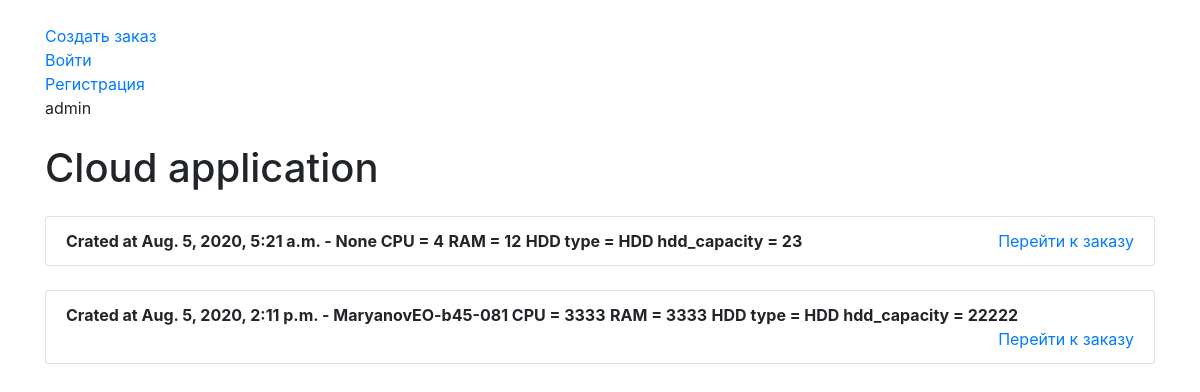
/ (signed in), run on the app's committed database.
### core/models.py (models this page shows, shortened)
class User(AbstractUser):
        balance = models.IntegerField(null=False, default=1000)

class VirtualMachine(models.Model):
    create_date = models.DateTimeField(auto_now=True)
    cpu = models.IntegerField(null=False, verbose_name='Количество ядер центрального процессора')
    ram = models.IntegerField(null=False, verbose_name='Оперативная память')
    sata = 'sata'
    ssd = 'ssd'
    sas = 'sas'
    hdd_type_choices = [
        (sata, 'sata'),
        (ssd, 'ssd'),
        (sas, 'sas'),
    ]
    hdd_type = models.CharField(max_length=15, choices=hdd_type_choices, verbose_name='Тип жёсткого диска')
    hdd_capacity = models.IntegerField(null=False, verbose_name='Объём памяти жёсткого диска')
    current_user = models.ForeignKey(User, on_delete=models.PROTECT, null=True)
    class Meta:
        verbose_name='Виртуальную машину'
        verbose_name_plural='Виртуальные машины'

### core/views.py (the view)
# urls.py: path('', views.HomeListView.as_view(), name='home'),
class HomeListView(ListView):
    model = VirtualMachine
    template_name = 'base.html'
    context_object_name = 'virtual_machines_list'
    form = VirtualMachineForm()

### core/templates/base.html (shortened to what this page needs)
<!doctype html>
<html lang="en">
  <head>
    <link rel="stylesheet" href="https://stackpath.bootstrapcdn.com/bootstrap/4.5.0/css/bootstrap.min.css">
  </head>
  <body>
    <div class="container mt-4">
      <div class="nav-item">
         <a href="{% url 'vm_new' %}">Создать заказ</a>
      </div>
      <div class="nav-item">
         <a href="{% url 'login' %}">Войти</a>
      </div>
      <div class="nav-item">
         <a href="{% url 'register' %}">Регистрация</a>
      </div>
      {{ request.user }}
    <h1 class="mt-4">Cloud application</h1>
    {% for virtual_machine in virtual_machines_list %}
    <ul class="list-group mt-4">
      <li class="list-group-item">
        <b>Crated at {{ virtual_machine.create_date }} - {{virtual_machine.current_user}}  </b>
        <b>CPU = {{ virtual_machine.cpu }}</b>
        <b>RAM = {{ virtual_machine.ram }}</b>
        <b>HDD type = {{ virtual_machine.type }}</b>
        <b>HDD hdd_capacity = {{ virtual_machine.hdd_capacity }}</b>
        <span class="float-right"><a href="{% url 'detail' virtual_machine.id %}">Перейти к заказу</a></span>
      </li>
    </ul>
    {% endfor %}
    </div>
  </body>
</html>

### data on the page
User: user "admin"
VirtualMachine: create_date "Aug. 5, 2020, 5:21 a.m.", current_user "None", cpu "4", ram "12", hdd_capacity "23"
VirtualMachine: create_date "Aug. 5, 2020, 2:11 p.m.", current_user "MaryanovEO-b45-081", cpu "3333", ram "3333", hdd_capacity "22222"
